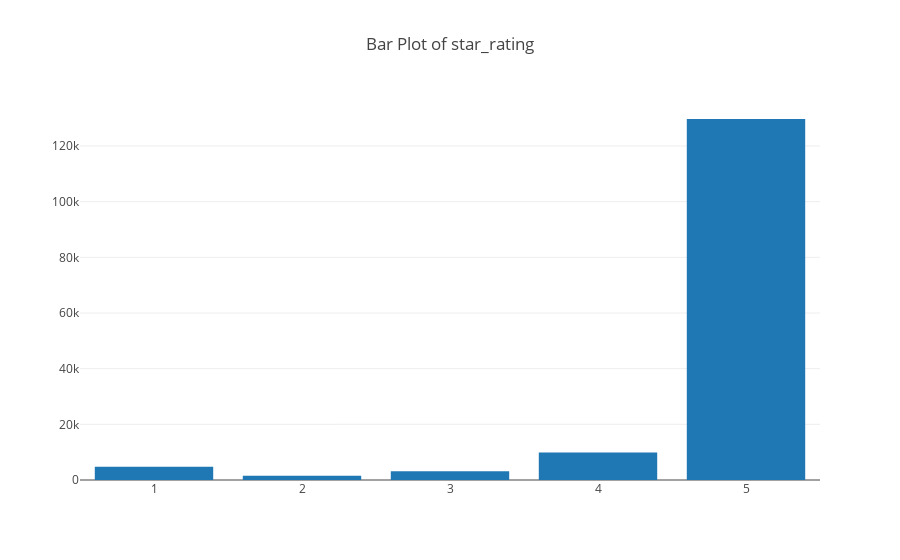

The code cell stored with this chart in its notebook:
### Markdown cell above
* Outliers removed box plot, we see most reviews have no votes

### Code cell
### CHANGE COLUMN INDEX TO PLOT
i = 6
plot_barplot(df, i)

### Figure 1 — Plotly figure (JSON) as saved in the notebook; plotly's stock layout.template omitted (floating-point values rounded to 4 significant figures)
{"data": [{"type": "bar", "x": [1, 3, 5, 4, 2], "y": [4793, 3156, 129709, 9859, 1569]}], "layout": {"title": "Bar Plot of star_rating"}}
